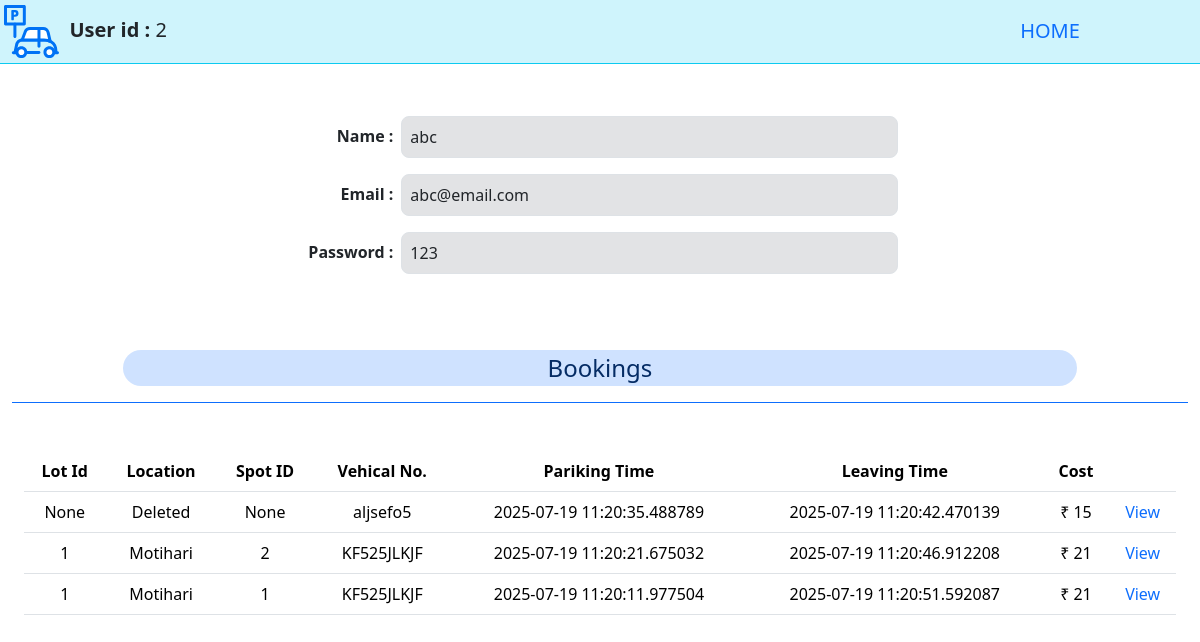
/users/2 (signed in), run on an earlier commit of the app's database.
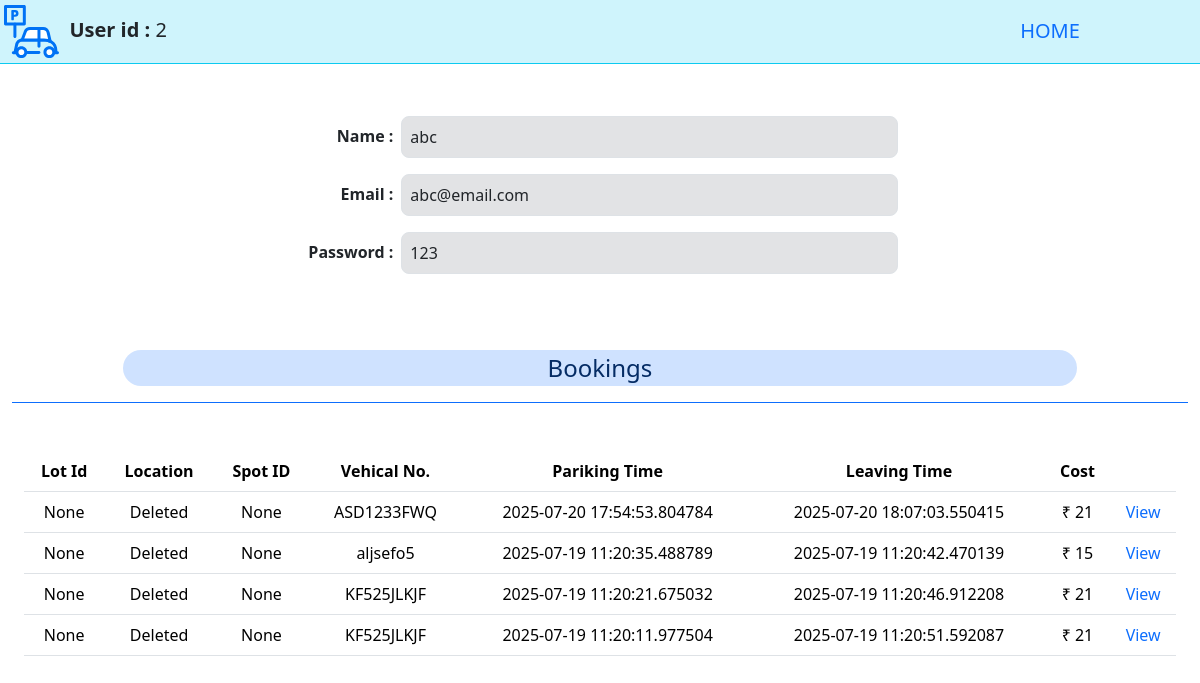
And on a later commit of the database.
### application/models.py (models this page shows)
class User(db.Model):
    id = db.Column(db.Integer, primary_key=True, autoincrement=True)
    email = db.Column(db.String(), unique=True, nullable=False)
    username = db.Column(db.String(), nullable=False)
    password = db.Column(db.String(), nullable=False)
    is_admin = db.Column(db.Boolean, default=False)
    bookings = db.relationship('Booking', backref='user', lazy=True, order_by='Booking.parking')

class Booking(db.Model):
    id = db.Column(db.Integer(), primary_key=True, autoincrement=True)
    user_id = db.Column(db.Integer(), db.ForeignKey('user.id'), nullable=False)
    lot_id = db.Column(db.Integer(), db.ForeignKey('parking_lot.id'), nullable=True)
    spot_id = db.Column(db.Integer(), db.ForeignKey('parking_spot.id'), nullable=True)
    parking = db.Column(db.DateTime(), nullable=False)
    leaving = db.Column(db.DateTime(), nullable=True)
    vehicle_no = db.Column(db.String(), nullable=False)
    cost = db.Column(db.Integer(), nullable= True)
    price = db.Column(db.Integer(),nullable=False)

class Parking_lot(db.Model):
    id = db.Column(db.Integer, primary_key=True ,autoincrement=True)
    max_spots = db.Column(db.Integer(), nullable=False)
    price = db.Column(db.Integer(), nullable=False)
    prime_location = db.Column(db.String(), nullable=False)
    pincode = db.Column(db.Integer(), nullable=False)
    address = db.Column(db.String(), nullable=False)
    spots = db.relationship('Parking_spot', backref='parking_lot', lazy=True)
    bookings = db.relationship('Booking', backref='parking_lot', lazy=True, order_by='Booking.parking')

### application/controllers.py (the view)
@app.route("/users/<int:id>", methods=['GET','POST'])
def viewuser(id):
    if 'user' not in session:
        return redirect(url_for('login'))
    u=User.query.get(session['user'])
    if u.is_admin==True:
        usr=User.query.get(id)
        if usr:
            bk=reversed(usr.bookings)
            lt={lot.id:lot for lot in Parking_lot.query.all()}
            return render_template('viewuser.html',user=usr,lots=lt, bookings=bk)
        else:
            flash("\\nUser Does NOT exists !!")
            return redirect(url_for('admin'))
    return redirect(url_for('user'))

### templates/viewuser.html (shortened to what this page needs)
{% extends "template.jinja" %}
{% block body %}
<div class="container-fluid">
    <div class="row border-bottom border-info mb-5 bg-info-subtle justify-content-center">
        <div class="col fs-5 p-1"> <img src="/static/parking.svg" width="55" height="55" alt="ParkHere">
            <b>&nbsp;User id :</b> {{user.id}}
        </div>
        <div class="col-3 text-center fs-5 p-3">
            <a class="link link-primary link-underline-opacity-0" href="/">HOME</a>
        </div>
    </div>
    <div class="row justify-content-center mb-2 p-1">
        <div class="col-3 p-2 text-end"> <b>Name :</b>
        </div>
        <div class="col-5 bg-secondary-subtle border rounded-3 p-2 ">{{user.username}}
        </div>
        <div class="col-2 ">
        </div>
    </div>
    <div class="row justify-content-center mb-2 p-1">
        <div class="col-3 p-2 text-end"> <b>Email :</b>
        </div>
        <div class="col-5 bg-secondary-subtle border rounded-3 p-2 ">{{user.email}}
        </div>
        <div class="col-2 ">
        </div>
    </div>
    <div class="row justify-content-center mb-2 p-1">
        <div class="col-3 p-2 text-end"> <b>Password :</b>
        </div>
        <div class="col-5 bg-secondary-subtle border rounded-3 p-2 ">{{user.password}}
        </div>
        <div class="col-2 ">
        </div>
    </div>
    <br><br>
    <div class="container-fluid mb-5">
        <div class="row border-bottom border-primary justify-content-center p-3 mb-5">
            <div class="col-10 bg-primary-subtle rounded-pill text-primary-emphasis text-center fs-4">
                Bookings
            </div>
        </div>
        <table class="table text-center">
            <thead>
                <th>Lot Id</th>
                <th>Location</th>
                <th>Spot ID</th>
                <th>Vehical No.</th>
                <th>Pariking Time</th>
                <th>Leaving Time</th>
                <th>Cost</th>
                <th></th>
            </thead>
            <tbody>
                {% for b in bookings %}
                <tr>
                    <td>{{b.lot_id}}</td>
                    {% if b.lot_id%}
                    <td>{{lots[b.lot_id].prime_location}}</td>
                    {%else%}
                    <td>Deleted</td>
                    {%endif%}
                    <td>{{b.spot_id}}</td>
                    <td>{{b.vehicle_no}}</td>
                    <td>{{b.parking}}</td>
                    <td>{{b.leaving}}</td>
                    <td>₹ {{b.cost}}</td>
                    <td><a class="link-primary link-underline-opacity-0" href="/editlot/{{b.lot_id}}">View</a></td>
                </tr>
                {% endfor %}
            </tbody>
        </table>
    </div>
    <br><br><br><br><br><br><br><br><br><br><br>
</div>
    {% endblock %}

### templates/template.jinja (shortened to what this page needs)
<!DOCTYPE html>
<html lang="en">
<head>
    <link href="https://cdn.jsdelivr.net/npm/bootstrap@5.3.7/dist/css/bootstrap.min.css" rel="stylesheet"
>
</head>
<body>
    {% block body %}{% endblock %}
</body>
</html>

What changed in the data, as far as the page shows it:
removed Parking_lot: prime_location "Motihari"
added Booking: lot_id "None", shows "Deleted", spot_id "None", vehicle_no "ASD1233FWQ", parking "2025-07-20 17:54:53.804784", leaving "2025-07-20 18:07:03.550415", cost "21"
changed Booking (number 3 of 4 on the later page): lot_id "1" → "None"; spot_id "2" → "None"; now shows "Deleted"
changed Booking (number 4 of 4 on the later page): lot_id "1" → "None"; spot_id "1" → "None"; now shows "Deleted"
